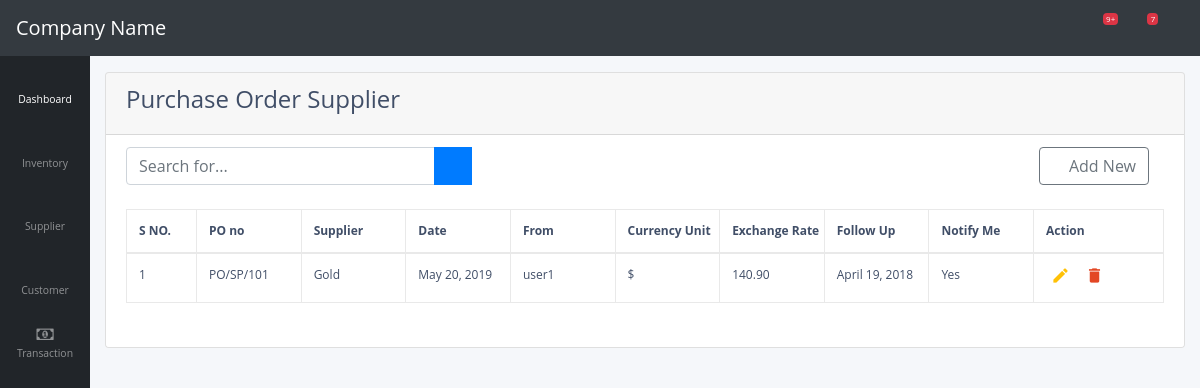
The page /supplier/purchase_order/ on the database its author committed.
### supplier/models.py (models this page shows)
class PoHeaderSupplier(models.Model):
    po_no = models.CharField(max_length = 100)
    date = models.DateField(default = datetime.date.today)
    attn = models.CharField(max_length = 100)
    prc_basis = models.CharField(max_length = 100)
    yrref = models.CharField(max_length = 100)
    leadtime = models.CharField(max_length = 100)
    validity = models.CharField(max_length = 100)
    payment = models.CharField(max_length = 100)
    remarks = models.CharField(max_length = 100)
    currency = models.CharField(max_length = 100)
    exchange_rate = models.DecimalField(max_digits = 8, decimal_places = 2)
    follow_up = models.DateField(blank = True)
    show_notification = models.BooleanField(default = True)
    account_id = models.ForeignKey(ChartOfAccount, models.SET_NULL,blank=True,null=True,)

### transaction/models.py (models this page shows)
class ChartOfAccount(models.Model):
    account_title = models.CharField(max_length = 100, unique = True)
    account_type = models.CharField(max_length = 100)
    opening_balance = models.DecimalField(max_digits = 8, decimal_places = 2)
    phone_no = models.CharField(max_length = 100)
    email_address = models.CharField(max_length = 100)
    ntn = models.CharField(max_length = 100)
    Address = models.CharField(max_length = 200)
    remarks = models.CharField(max_length = 100)

### supplier/views.py (the view)
# urls.py: path('purchase_order/', views.purchase_order_supplier, name = 'purchase-order-supplier'),
def purchase_order_supplier(request):
    all_po = PoHeaderSupplier.objects.all()
    return render(request, 'supplier/purchase_order_supplier.html',{'all_po':all_po})

### supplier/templates/supplier/purchase_order_supplier.html
{% extends "supplier/base.html" %}
{% load crispy_forms_tags %}
{% block body %}
<div class="card" style="width: 100%;">
<div class="card-header">
  <h4>Purchase Order Supplier</h4>
</div>
<ul class="list-group list-group-flush">
  <li class="list-group-item">
    <div class="input-group">
      <input type="text" class="form-control col-md-4" placeholder="Search for..." aria-label="Search" aria-describedby="basic-addon2">
      <div class="input-group-append">
        <button class="btn btn-primary" type="button">
          <i class="fas fa-search"></i>
        </button>
      </div>
      <div class="col-md-8">
        <a role="button" href="{% url 'new-purchase-order-supplier' %}" style="float:right;" class="btn btn-outline-secondary" name="button"><i class="fas fa-plus"></i> Add New</a>
      </div>
    </div>
    <br>
    <div class="table table-responsive content-loader">
      <table class="table table-bordered" id="dataTable">
          <thead>
              <tr>
                  <th width="70px" >S NO.</th>
                  <th >PO no</th>
                  <th >Supplier</th>
                  <th >Date</th>
                  <th >From</th>
                  <th >Currency Unit</th>
                  <th >Exchange Rate</th>
                  <th >Follow Up</th>
                  <th >Notify Me</th>
                  <th >Action</th>
              </tr>
          </thead>
          <tbody>
            {% for value in all_po reversed %}
            <tr>
                <td> {{ forloop.counter }} </td>
                <td> {{ value.po_no }} </td>
                <td> {{ value.account_id.account_title }} </td>
                <td> {{ value.date }} </td>
                <td>  user1 </td>
                <td> {{ value.currency }} </td>
                <td> {{ value.exchange_rate }} </td>
                <td> {{ value.follow_up }} </td>
                <td>
                  {% if value.show_notification == True %}
                    Yes
                  {% else %}
                    No
                  {% endif %}
                </td>
                <td><a class="edit_list" href="{% url 'edit-purchase-order-supplier' pk=value.id %}" data-toggle=""><i class="material-icons">&#xE254;</i></a><a class="delete-po-supplier"  data-toggle="tooltip"><i class="material-icons">&#xE872;</i></a></td>
            </tr>
            {% endfor %}
          </tbody>
      </table>
    </div>
  </li>
</ul>
</div>
{% endblock body %}

### supplier/static/supplier/css/table.css (style rules this page uses)
body { color: #404E67; background: #F5F7FA; font-family: 'Open Sans', sans-serif; }
table.table { table-layout: fixed; }
table.table tr th, table.table tr td { border-color: #e9e9e9; }
table.table th:last-child { width: 130px; }
table.table td a { cursor: pointer; display: inline-block; margin: 0 5px; min-width: 24px; }
table.table td a.edit_list { color: #FFC107; }
table.table td i { font-size: 19px; }
table.table thead tr th { white-space: nowrap; overflow: hidden; font-size: 14px; }
table.table tbody tr td { white-space: nowrap; overflow: hidden; text-overflow:ellipsis; font-size: 12px; }
table.table thead tr th { font-size:12px; }
#t_table, th, td { border: 1px solid; }
table.table td a.delete-po-supplier { color:#E34724; }

### rows shown on the page
PoHeaderSupplier: po_no "PO/SP/101", account_id.account_title "Gold", date "May 20, 2019", currency "$", exchange_rate "140.90", follow_up "April 19, 2018", show_notification "Yes"
